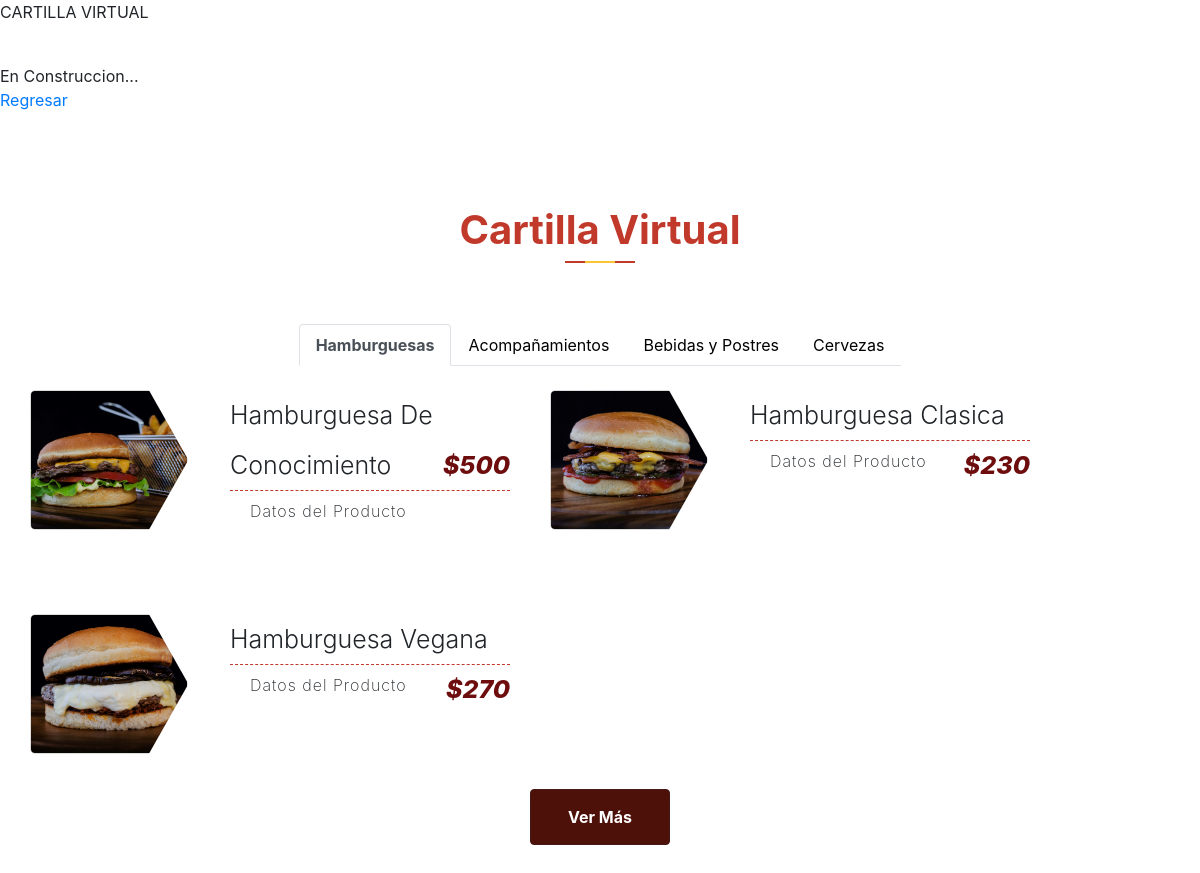
Page /PAGINA_CartillaVirtual.php on the earlier database version.
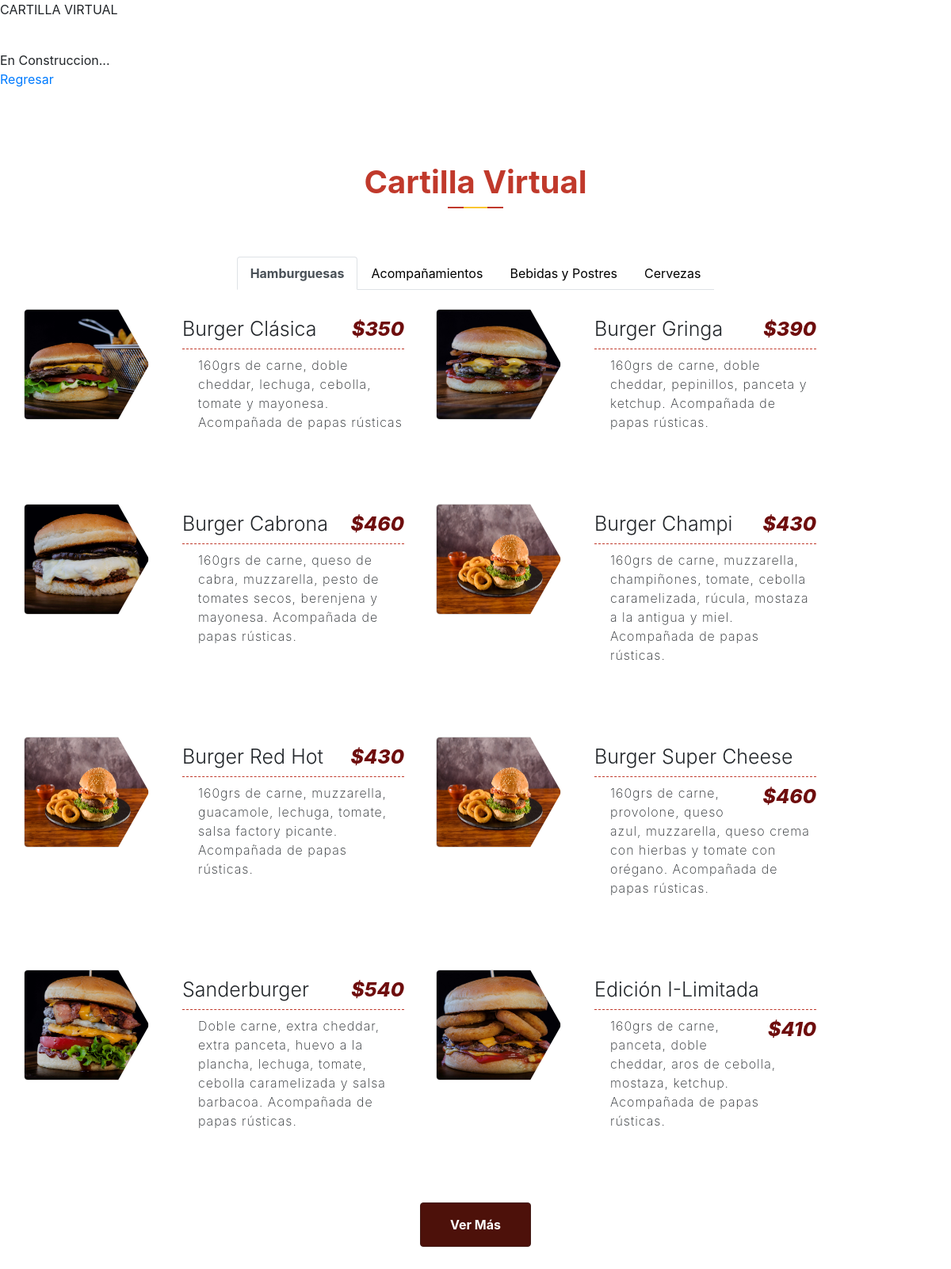
Same page on the later database version.
### tables this page shows
CREATE TABLE `producto` (
  `id_producto` int(10) PRIMARY KEY NOT NULL AUTO_INCREMENT COMMENT 'ID del Producto',
  `nombre` varchar(30) NOT NULL COMMENT 'Nombre del Producto',
  `precio` int(20) NOT NULL COMMENT 'Precio del Producto',
  `tipo` varchar(15) NOT NULL COMMENT 'Tipo de producto (vegano, vegetariano, celiaco,  etc).',
  `descripcion` varchar(180) NULL COMMENT 'Descripcion del Producto'
);

### controlador/ControladorMostrarCartilla.php (called while the page is built, shortened)
<?php
require_once("modelo/Producto.php");
$productos = new Producto();
$matrizProducto = $productos->listar_productos();
require_once("vista/Cartilla_view.php");
?>

### modelo/conexion.php (called while the page is built)
<?php
class Conectar{
    public static function conexion (){
        try{
            $host ="localhost";
            $user ="root";
            $pass="";
            $bd="proyecto_grupo2";
            $con = mysqli_connect($host,$user,$pass);
            mysqli_select_db($con,$bd);
            return $con;
        }catch(Exception $e){
    die('Error'.$e->getMessage());
    echo "La linea de error " . $e->getLine();
        }
    }
    }
?>

### modelo/Producto.php (called while the page is built, shortened)
<?php
class Producto{
    private $con;
    private $producto;
    public function __construct()
    {
        require_once("conexion.php");
        $this->con=Conectar::conexion();
        $this->producto = array();
    }
    public function listar_productos(){
        $sql = "SELECT * FROM producto ORDER BY id_producto";
        $query = mysqli_query($this->con,$sql);
        while($filas = mysqli_fetch_array($query)){
            $this->producto[] = $filas;
        }
        return $this->producto;
    }
}

### vista/Cartilla_view.php (the view, shortened to what this page needs)
<!DOCTYPE html>
<html lang="es">
<head>
    <link rel="stylesheet" href="assets/styles_cartilla.css">
    <link href="https://cdnjs.cloudflare.com/ajax/libs/twitter-bootstrap/4.1.3/css/bootstrap.min.css" rel="stylesheet">
</head>
<body>
    <section id="our_menu" class="pt-5 pb-5">
        <div class="container">
            <div class="row">
                <div class="col-lg-12">
                    <div class="page_title text-center mb-4">
                        <h1>Cartilla Virtual</h1>
                    </div>
                </div>
            </div>
            <div class="row">
                <ul class="nav nav-tabs menu_tab mb-4" id="myTab" role="tablist">
                    <li class="nav-item">
                        <a class="nav-link active" id="hamburguesas" data-toggle="tab" href="#" role="tab">Hamburguesas</a>
                    </li>
                    <li class="nav-item">
                        <a class="nav-link" id="acompanamientos" data-toggle="tab" href="#" role="tab">Acompañamientos</a>
                    </li>
                    <li class="nav-item">
                        <a class="nav-link" id="bebidas-postres" data-toggle="tab" href="#" role="tab">Bebidas y Postres</a>
                    </li>
                    <li class="nav-item">
                        <a class="nav-link" id="cervezas" data-toggle="tab" href="#" role="tab">Cervezas</a>
                    </li>
                </ul>
            </div>
            <div class="row">
                <div class="tab-content col-lg-12" id="myTabContent">
                    <div class="tab-pane fade show active" id="breakfast" role="tabpanel" aria-labelledby="breakfast-tab">
                        <div class="row">
                            <?php foreach ($matrizProducto as $producto) : ?>
                                <div class="single_menu">
                                    <img src="<?php $dir_imagen = "assets/Productos/id" . $producto['id_producto'] . ".png"; ?><?php echo $dir_imagen; ?>" alt="burger">
                                    <div class="menu_content">
                                        <h4><?php echo $producto['nombre'] ?><span>$<?php echo $producto['precio'] ?></span></h4>
                                        <p><?php echo $producto['descripcion'] ?>
                                        </p>
                                    </div>
                                </div>
                            <?php endforeach; ?>
                        </div>
                    </div>
                </div>
            </div>
            <a href="#" class=" menu_btn btn btn-danger">Ver más</a>
        </div>
    </section>
</body>
</html>

### PAGINA_CartillaVirtual.php (shortened to what this page needs)
<p>CARTILLA VIRTUAL</p><br>
En Construccion...
<br><a href="index.php">Regresar</a><br>
<link rel="stylesheet" href="assets/styles2.css">
<?php require_once("controlador/ControladorMostrarCartilla.php"); ?>

### assets/styles2.css (style rules this page uses)
body { font-family: 'Roboto', sans-serif; background-repeat: no-repeat; background-size: cover; }

### assets/styles_cartilla.css (style rules this page uses)
.page_title { padding: 30px 0px; }
.page_title h1 { color: #c0392b; font-weight: 700; line-height: 2; margin-bottom: 0; position: relative; text-transform: capitalize; }
.page_title h1::before { background: #c0392b; width: 70px; height: 2px; position: absolute; content: ''; top: 90%; left: 50%; transform: translate(-50%, -50%); }
.page_title h1::after { position: absolute; content: ''; background: #fbc531; width: 30px; height: 2px; top: 90%; left: 50%; transform: translate(-50%, -50%); }
.menu_tab { margin: 0 auto; justify-content: center; }
.nav-item { display: inline-block; text-align: center; }
.nav-tabs .nav-link { transition: .3s; }
.nav-tabs .nav-link.active { background: #c0392b; color: #fff; font-weight: 700; border: 1px solid #c0392b; }
.nav-link { color: #000; }
.single_menu { position: relative; margin-bottom: 75px; transition: .3s; width: 30em; margin-right: 40px; }
.single_menu img { width: 33%; position: absolute; height: 140px; -webkit-clip-path: polygon(0% 0%, 75% 0%, 100% 50%, 75% 100%, 0% 100%); clip-path: polygon(0% 0%, 75% 0%, 100% 50%, 75% 100%, 0% 100%); transition: .3s; border: 1px solid #ddd; border-radius: 5px; }
.menu_content { padding-left: 200px; }
.menu_content h4 { font-size: 25px; font-weight: 300; border-bottom: 1px dashed #c0392b; line-height: 2; text-transform: capitalize; }
.menu_content h4 span { font-size: 25px; font-weight: 800; float: right; font-style: italic; color: #6e0d0d; margin-left: 20px; }
.menu_content p { font-weight: 200; font-size: 16px; letter-spacing: 1px; margin-left: 20px; }
.menu_btn.btn.btn-danger { margin: 0 auto; display: block; width: 140px; }
.btn.btn-danger { background: #4d110a; border: 1px solid #421b16; transition: .3s; position: relative; z-index: 1; text-transform: capitalize; font-weight: 700; overflow: hidden; padding: 15px 25px; }
.btn.btn-danger::before { position: absolute; content: ''; background: #300b06; width: 100%; height: 100%; left: -100%; top: 100%; transition: .3s; z-index: -1; }

Differences in the rows shown:
changed producto: nombre "Hamburguesa De Conocimiento" → "Burger Clásica"; precio "500" → "350"; descripcion "Datos del Producto" → "160grs de carne, doble cheddar, lechuga, cebolla, tomate y mayonesa. Acompañada de papas rústicas"
changed producto: nombre "Hamburguesa Clasica" → "Burger Gringa"; precio "230" → "390"; descripcion "Datos del Producto" → "160grs de carne, doble cheddar, pepinillos, panceta y ketchup. Acompañada de papas rústicas."
changed producto: nombre "Hamburguesa Vegana" → "Burger Cabrona"; precio "270" → "460"; descripcion "Datos del Producto" → "160grs de carne, queso de cabra, muzzarella, pesto de tomates secos, berenjena y mayonesa. Acompañada de papas rústicas."
added producto: nombre "Burger Champi", precio "430", descripcion "160grs de carne, muzzarella, champiñones, tomate, cebolla caramelizada, rúcula, mostaza a la antigua y miel. Acompañada de papas rústicas."
added producto: nombre "Burger Red Hot", precio "430", descripcion "160grs de carne, muzzarella, guacamole, lechuga, tomate, salsa factory picante. Acompañada de papas rústicas."
added producto: nombre "Burger Super Cheese", precio "460", descripcion "160grs de carne, provolone, queso azul, muzzarella, queso crema con hierbas y tomate con orégano. Acompañada de papas rústicas."
added producto: shows a picture, nombre "Sanderburger", precio "540", descripcion "Doble carne, extra cheddar, extra panceta, huevo a la plancha, lechuga, tomate, cebolla caramelizada y salsa barbacoa. Acompañada de papas rústicas."
added producto: shows a picture, nombre "Edición I-Limitada", precio "410", descripcion "160grs de carne, panceta, doble cheddar, aros de cebolla, mostaza, ketchup. Acompañada de papas rústicas."
